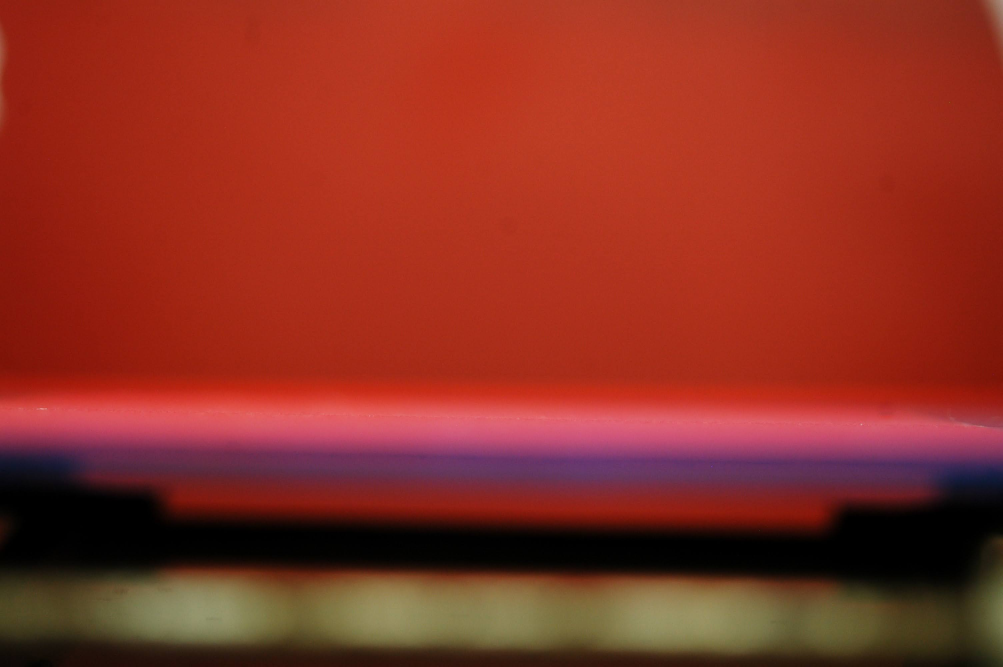
#> input picture red_background_curve_test/DSC_0114.JPG, 3008 x 2000 px (shown at 1/3 size)
$ python testingNoiseReduction.py
#> lines starting #> are read from the running program, lines starting #| are printed output that depends on the picture
### edgeDetectionFunctions.py
import numpy as np
import cv2 as cv
from matplotlib import pyplot as plt
from scipy.optimize import curve_fit
import scipy.stats

def get_edges_x_and_y_arrays(edges_np):
    x_unique = np.unique(edges_np[1])
    x_array = np.empty((0, 1))
    y_array = np.empty((0, 1))
    for x_value in x_unique:
        x_indices = np.where(x_value == edges_np[1])
        y_values = edges_np[0][x_indices]
        if np.size(y_values) >= 2:
            y_values = [y_values[0], y_values[-1]]
            x_array = np.append(x_array, x_value)
            y_array = np.append(y_array, np.mean(y_values))
    return x_array, y_array


def find_edges(difference):
    return cv.Canny(difference, 100, 200)


def create_difference_image(image_name, background_name, crop_array):
#> called with image_name = 'red_background_curve_test/DSC_0114.JPG', background_name = 'red_background_curve_test/DSC_0105.JPG'
    crop_top, crop_bottom, crop_left, crop_right = crop_array

    img = cv.imread(image_name)
#> img is the input picture: shape (2000, 3008, 3); mean B, G, R 34.2, 47.8, 140.6

    bg = cv.imread(background_name)
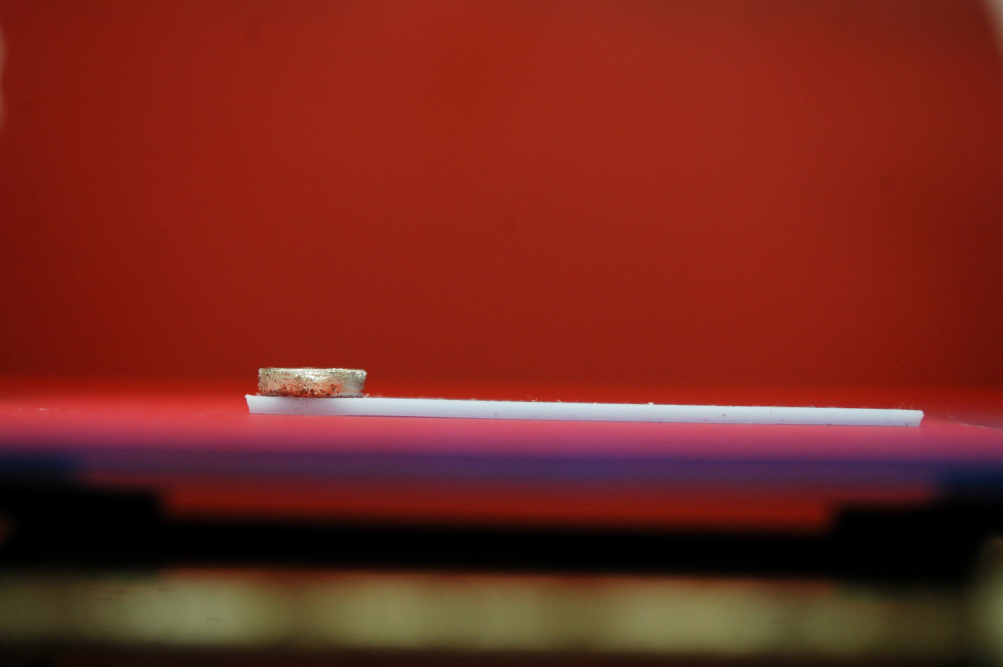
#> input picture red_background_curve_test/DSC_0105.JPG, 3008 x 2000 px (shown at 1/3 size)
#> bg is the input picture: shape (2000, 3008, 3); mean B, G, R 29.4, 39.4, 118.5

    img = img[crop_top:crop_bottom, crop_left:crop_right]
#> img: shape (2000, 3000, 3)
    bg = bg[crop_top:crop_bottom, crop_left:crop_right]
#> bg: shape (2000, 3000, 3)
    blue_img = img[:, :, 0]
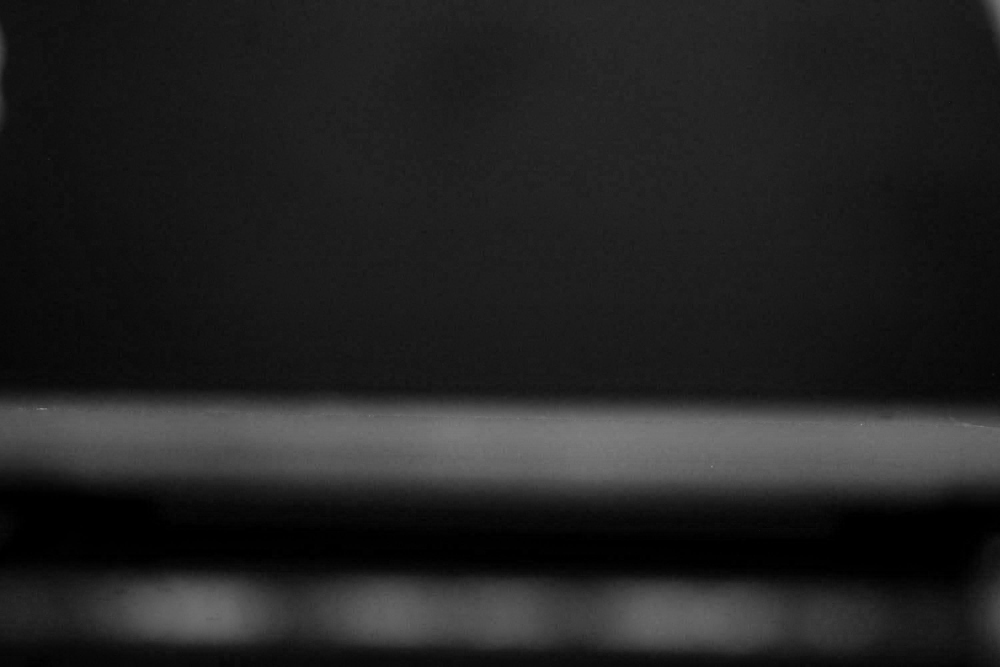
#> blue_img: shape (2000, 3000) (shown at 1/3 size); min 0, max 181, mean 34.2
    blue_bg = bg[:, :, 0]
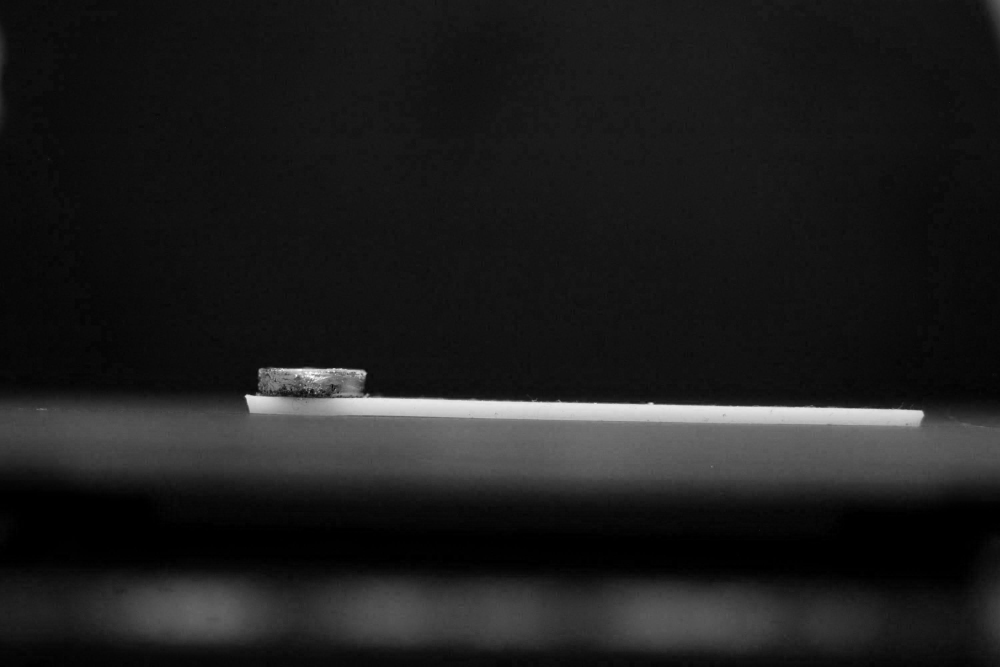
#> blue_bg: shape (2000, 3000) (shown at 1/3 size); min 0, max 255, mean 29.4
    difference = blue_img - blue_bg
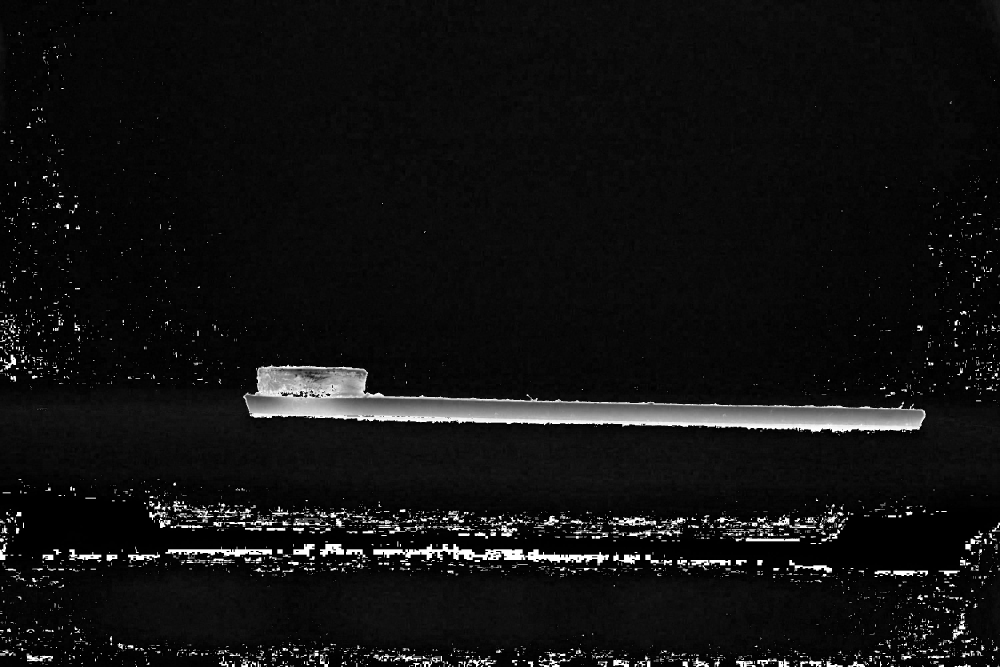
#> difference: shape (2000, 3000) (shown at 1/3 size); min 0, max 255, mean 17.5
    return blue_img, blue_bg, difference


def find_edges_cv(image_cv, a, b):
    edges = cv.Canny(image_cv, a, b)
    return edges


def reduce_noise(image_cv, lowT, highT):
    return np.where((image_cv > lowT) & (image_cv < highT), image_cv, 0)

### plottingFunctions.py
from matplotlib import pyplot as plt


def plot_image(ax, img):
    ax.imshow(img, cmap='gray')


def ax_plot_scatter(ax, x_values, y_values, label):
    ax.scatter(x_values, y_values, s=2, label=label)


# [13 lines left out: functions plot_triple_fit, plot_image_with_fit, not called in this run]

### deflectionCurveFitting/modelFunctions.py
from imports import *

quad_init_vals = [0, 0, 0]
def quadratic_fit(x, a, b, c):
    return a * x ** 2 + b * x + c
quad_array = (quadratic_fit, quad_init_vals)

linear_init_vals = [0, 0]
def linear_fit(x, a, b):
    return a * x + b
linear_array = (linear_fit, linear_init_vals)

poly_init_vals = [0, 0, 0, 0, 0, 0, 0, 0, 0]  # for [amp, cen, wid]
def polynomial_curve(x, a, b, c, d, e, f, g, h, i):
    return a * x ** 8 + b * x ** 7 + c * x ** 6 + d * x ** 5 + e * x ** 4 + f * x ** 3 + g * x ** 2 + h * x + i
poly_array = (polynomial_curve, poly_init_vals)

exp_init_vals = [1, 0, 0, 0]
def exponential_curve(x, a, b, c, d):
    return a * np.exp(b * x + c) + d
exp_array = (exponential_curve, exp_init_vals)

upside_down_circle_init_vals = [1000, 900, 200]
def upside_down_circle_fit(x, r, a, b):
    return np.sqrt(r ** 2 - (x - a) ** 2) - (b - r)

circle_init_vals = [1000, 900, 200]
def circle_fit(x, r, a, b):
    return np.sqrt(r ** 2 - (x - a) ** 2) + b - r
circle_array = (circle_fit, circle_init_vals)

### testingNoiseReduction.py
import scipy.stats

from edgeDetectionFunctions import *
from plottingFunctions import *
from deflectionCurveFitting.modelFunctions import *


def make_noise_comparison_grid(image_name, background_name, crop_array):
    cols = 5
    rows = 5
    counter = 1

    print("Working on " + image_name)
    img, bg, difference = create_difference_image(image_name, background_name,
                                                  crop_array)
    middle_val = 100
    a_min, a_max = 0, middle_val
    b_min, b_max = middle_val, 240
    for low_T in np.linspace(a_min, a_max, cols):
        for high_T in np.linspace(b_min, b_max, rows):
            try:
                ax = plt.subplot(rows, cols, counter)
                plt.xticks([])
                plt.yticks([])
                print("Testing for lowT = %d and highT = %d" % (low_T, high_T))
                low_noise_difference = reduce_noise(difference, low_T, high_T)
                plot_image(ax, low_noise_difference)
                print("finding edges...")
                edges_cv = find_edges_cv(low_noise_difference, 100, 200)
                edges_numpy = np.where(edges_cv == 255)
                x_edges, y_edges = get_edges_x_and_y_arrays(edges_numpy)
                ax.plot(x_edges, y_edges, label="Edges", linewidth=1, c='r')
                fit_params, covar_matrix = curve_fit(quadratic_fit, x_edges, y_edges, p0=quad_init_vals)
                ax.plot(x_edges, quadratic_fit(x_edges, *fit_params))
                chi_squared = scipy.stats.chisquare(f_obs=y_edges, f_exp=quadratic_fit(x_edges, *fit_params))[0]
                print("Chi Squared = {:.2f}".format(chi_squared))
                plt.legend(["Chi Squared = {:.2f}".format(chi_squared)])
                plt.title("lowT = %d and highT = %d" % (low_T, high_T))
            except:
                print("Edges not found")
            counter += 1
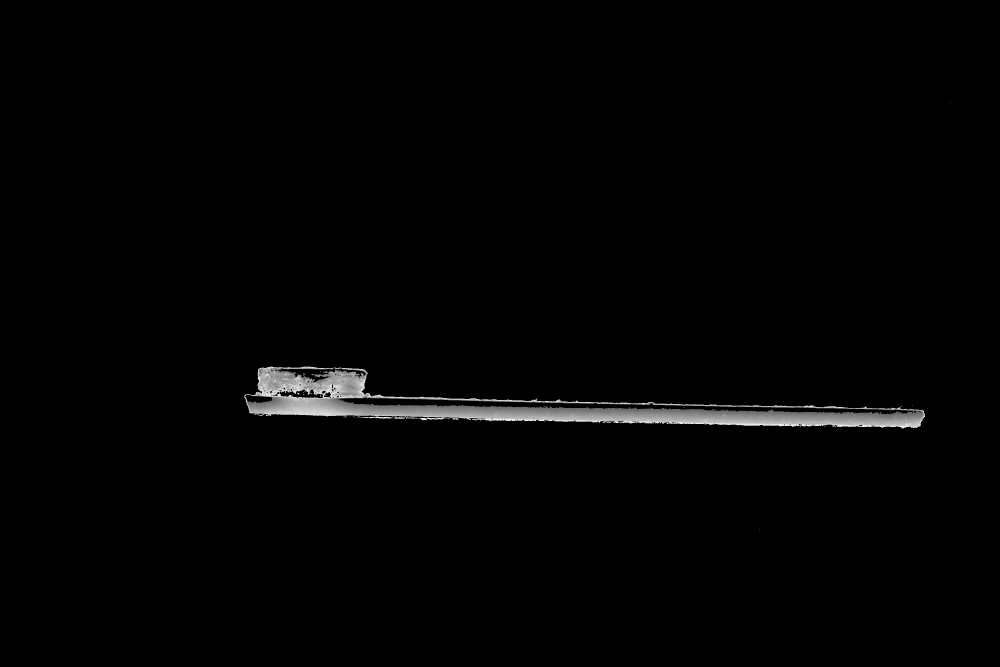
#> low_noise_difference: shape (2000, 3000) (shown at 1/3 size); min 0, max 239, mean 3.1
#> after the loop, counter = 26
    plt.show()
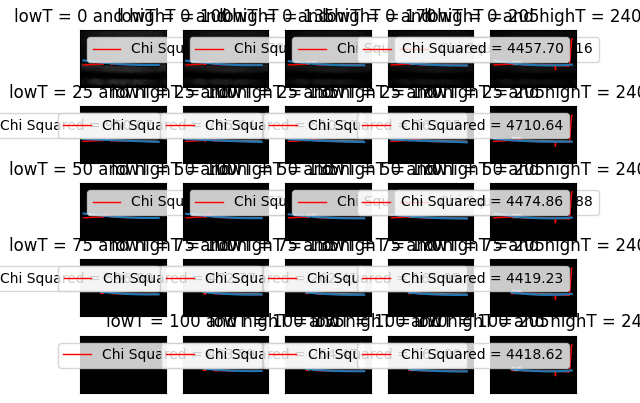
#> figure drawn by matplotlib, 25 panels


background_name = "red_background_curve_test/DSC_0105.JPG"
image_name = "red_background_curve_test/DSC_0114.JPG"
crop_top, crop_bottom = 0, 2000
crop_left, crop_right = 0, 3000
crop_array = [crop_top, crop_bottom, crop_left, crop_right]
make_noise_comparison_grid(image_name, background_name, crop_array)
